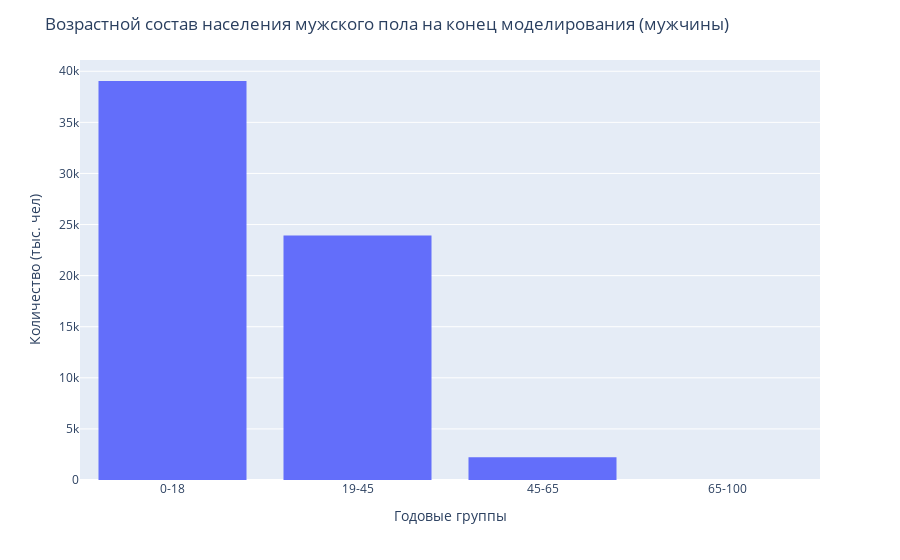

Source (notebook cell):
### Code cell
fig = px.histogram(d, x="index", y="Male")
fig.update_layout(
    title="Возрастной состав населения мужского пола на конец моделирования (мужчины)",
    xaxis_title="Годовые группы",
    yaxis_title="Количество (тыс. чел)"
)
fig.show()

### Figure 1 — Plotly figure (JSON) as saved in the notebook; plotly's stock layout.template omitted (floating-point values rounded to 4 significant figures)
{"data": [{"alignmentgroup": "True", "bingroup": "x", "histfunc": "sum", "hovertemplate": "index=%{x}<br>sum of Male=%{y}<extra></extra>", "legendgroup": "", "marker": {"color": "#636efa", "pattern": {"shape": ""}}, "name": "", "offsetgroup": "", "orientation": "v", "showlegend": false, "type": "histogram", "x": ["0-18", "19-45", "45-65", "65-100"], "xaxis": "x", "y": [39048, 23938, 2233, 8], "yaxis": "y"}], "layout": {"autosize": true, "barmode": "relative", "legend": {"tracegroupgap": 0}, "margin": {"t": 60}, "title": {"text": "Возрастной состав населения мужского пола на конец моделирования (мужчины)"}, "xaxis": {"anchor": "y", "autorange": true, "domain": [0, 1], "range": [-0.5, 3.5], "title": {"text": "Годовые группы"}, "type": "category"}, "yaxis": {"anchor": "x", "autorange": true, "domain": [0, 1], "range": [0, 41100.0], "title": {"text": "Количество (тыс. чел)"}, "type": "linear"}}}
